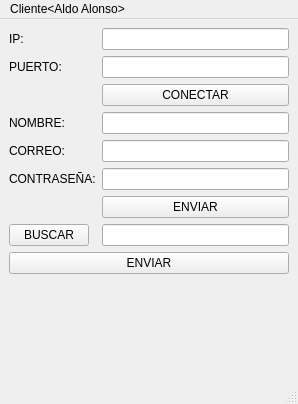
<?xml version="1.0" encoding="UTF-8"?>
<ui version="4.0">
 <class>MainWindow</class>
 <widget class="QMainWindow" name="MainWindow">
  <property name="geometry">
   <rect>
    <x>0</x>
    <y>0</y>
    <width>298</width>
    <height>404</height>
   </rect>
  </property>
  <property name="windowTitle">
   <string>MainWindow</string>
  </property>
  <widget class="QWidget" name="centralwidget">
   <layout class="QFormLayout" name="formLayout">
    <item row="0" column="0">
     <widget class="QLabel" name="label">
      <property name="text">
       <string>IP:</string>
      </property>
     </widget>
    </item>
    <item row="0" column="1">
     <widget class="QLineEdit" name="ip"/>
    </item>
    <item row="1" column="0">
     <widget class="QLabel" name="label_2">
      <property name="text">
       <string>PUERTO:</string>
      </property>
     </widget>
    </item>
    <item row="1" column="1">
     <widget class="QLineEdit" name="puerto"/>
    </item>
    <item row="2" column="1">
     <widget class="QPushButton" name="conectar">
      <property name="text">
       <string>CONECTAR</string>
      </property>
     </widget>
    </item>
    <item row="3" column="0">
     <widget class="QLabel" name="label_3">
      <property name="text">
       <string>NOMBRE:</string>
      </property>
     </widget>
    </item>
    <item row="3" column="1">
     <widget class="QLineEdit" name="nombre"/>
    </item>
    <item row="4" column="0">
     <widget class="QLabel" name="label_4">
      <property name="text">
       <string>CORREO:</string>
      </property>
     </widget>
    </item>
    <item row="4" column="1">
     <widget class="QLineEdit" name="correo"/>
    </item>
    <item row="5" column="0">
     <widget class="QLabel" name="label_5">
      <property name="text">
       <string>CONTRASEÑA:</string>
      </property>
     </widget>
    </item>
    <item row="5" column="1">
     <widget class="QLineEdit" name="contrasenia"/>
    </item>
    <item row="6" column="1">
     <widget class="QPushButton" name="enviarinfo">
      <property name="text">
       <string>ENVIAR</string>
      </property>
     </widget>
    </item>
    <item row="7" column="0">
     <widget class="QPushButton" name="buscar">
      <property name="text">
       <string>BUSCAR</string>
      </property>
     </widget>
    </item>
    <item row="7" column="1">
     <widget class="QLineEdit" name="lineEdit_6"/>
    </item>
    <item row="8" column="0" colspan="2">
     <widget class="QPushButton" name="ennviararchivo">
      <property name="text">
       <string>ENVIAR</string>
      </property>
     </widget>
    </item>
   </layout>
  </widget>
  <widget class="QMenuBar" name="menubar">
   <property name="geometry">
    <rect>
     <x>0</x>
     <y>0</y>
     <width>298</width>
     <height>21</height>
    </rect>
   </property>
   <widget class="QMenu" name="menuCliente_Aldo_Alonso">
    <property name="title">
     <string>Cliente&lt;Aldo Alonso&gt;</string>
    </property>
   </widget>
   <addaction name="menuCliente_Aldo_Alonso"/>
  </widget>
  <widget class="QStatusBar" name="statusbar"/>
 </widget>
 <resources/>
 <connections/>
</ui>
